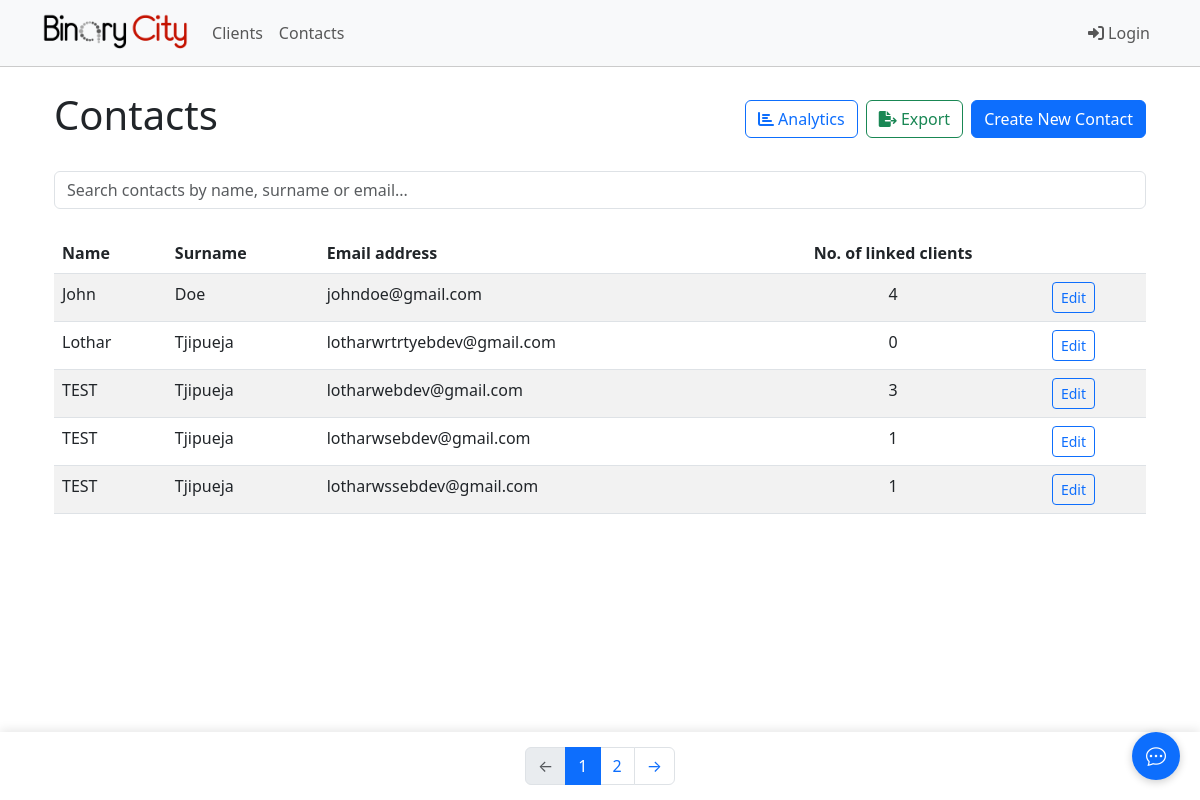
The page /contacts/ on the database as committed earlier.
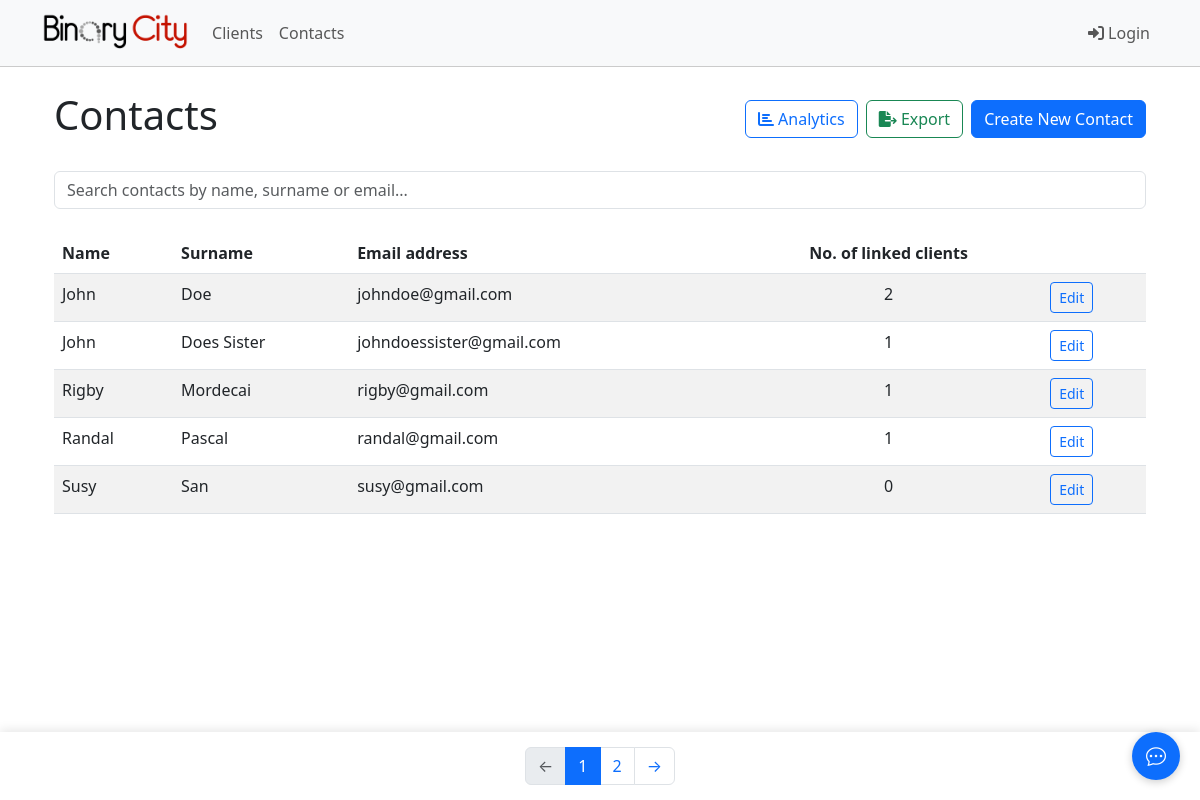
The same page on the database as committed later.
### binarycity/models.py (models this page shows, shortened)
class Contact(models.Model):
    name = models.CharField(max_length=255, db_index=True)
    surname = models.CharField(max_length=255, db_index=True)
    email = models.EmailField(unique=True, validators=[EmailValidator()], db_index=True)
    created_at = models.DateTimeField(auto_now_add=True, db_index=True)
    updated_at = models.DateTimeField(auto_now=True)
    class Meta:
        ordering = ['surname', 'name']
        indexes = [
            models.Index(fields=['surname', 'name']),
            models.Index(fields=['email']),
            models.Index(fields=['created_at']),
        ]
    def get_client_count(self):
        return self.clients.count()

### binarycity/views.py (the view)
# urls.py: path('contacts/', views.ContactListView.as_view(), name='contact_list'),
class ContactListView(ListView):
    model = Contact
    template_name = 'binarycity/contact_list.html'
    context_object_name = 'contacts'
    paginate_by = 5
    def get_context_data(self, **kwargs):
        context = super().get_context_data(**kwargs)
        context['no_contacts'] = not self.get_queryset().exists()
        return context

### binarycity/templates/binarycity/contact_list.html (shortened to what this page needs)
{% extends 'base.html' %}
{% block content %}
<div class="container">
    <div class="d-flex justify-content-between align-items-center mb-4">
        <h1>Contacts</h1>
        <div class="d-flex align-items-center gap-2">
            <button type="button" class="btn btn-outline-primary" data-bs-toggle="modal" data-bs-target="#analyticsModal">
                <i class="fas fa-chart-bar"></i>
                Analytics
            </button>
            <a href="{% url 'export_contacts' %}" class="btn btn-outline-success">
                <i class="fas fa-file-export"></i>
                Export
            </a>
            <a href="{% url 'contact_create' %}" class="btn btn-primary">Create New Contact</a>
        </div>
    </div>
    {% if no_contacts %}
        <div class="alert alert-info">
            No contact(s) found.
        </div>
    {% else %}
        <div class="mb-4">
            <input type="text" class="form-control" id="contactSearch" placeholder="Search contacts by name, surname or email...">
        </div>
        <div class="table-responsive">
            <table class="table table-striped">
                <thead>
                    <tr>
                        <th class="text-start">Name</th>
                        <th class="text-start">Surname</th>
                        <th class="text-start">Email address</th>
                        <th class="text-center">No. of linked clients</th>
                        <th></th>
                    </tr>
                </thead>
                <tbody>
                    {% for contact in contacts %}
                    <tr class="contact-row">
                        <td class="text-start contact-name">{{ contact.name }}</td>
                        <td class="text-start contact-surname">{{ contact.surname }}</td>
                        <td class="text-start contact-email">{{ contact.email }}</td>
                        <td class="text-center">{{ contact.get_client_count }}</td>
                        <td class="text-start">
                            <a href="{% url 'contact_update' pk=contact.pk %}" class="btn btn-sm btn-outline-primary">Edit</a>
                        </td>
                    </tr>
                    {% endfor %}
                </tbody>
            </table>
        </div>
        {% if is_paginated %}
        <div class="pagination-container">
            <nav aria-label="Page navigation">
                <ul class="pagination justify-content-center mb-0">
                    <li class="page-item {% if not page_obj.has_previous %}disabled{% endif %}">
                        <a class="page-link" href="{% if page_obj.has_previous %}?page={{ page_obj.previous_page_number }}{% else %}#{% endif %}" {% if not page_obj.has_previous %}tabindex="-1" aria-disabled="true"{% endif %}>
                            <span aria-hidden="true">&larr;</span>
                        </a>
                    </li>
                    {% for num in page_obj.paginator.page_range %}
                        {% if page_obj.number == num %}
                            <li class="page-item active">
                                <span class="page-link">{{ num }}</span>
                            </li>
                        {% elif num > page_obj.number|add:'-3' and num < page_obj.number|add:'3' %}
                            <li class="page-item">
                                <a class="page-link" href="?page={{ num }}">{{ num }}</a>
                            </li>
                        {% endif %}
                    {% endfor %}
                    <li class="page-item {% if not page_obj.has_next %}disabled{% endif %}">
                        <a class="page-link" href="{% if page_obj.has_next %}?page={{ page_obj.next_page_number }}{% else %}#{% endif %}" {% if not page_obj.has_next %}tabindex="-1" aria-disabled="true"{% endif %}>
                            <span aria-hidden="true">&rarr;</span>
                        </a>
                    </li>
                </ul>
            </nav>
        </div>
        {% endif %}
    {% endif %}
</div>
{% endblock %}

Rows that differ between the two databases and show on the page:
no longer on this page (row edited): Contact: name "Lothar", surname "Tjipueja", email "lotharwrtrtyebdev@gmail.com", get_client_count "0"
removed Contact: name "TEST", surname "Tjipueja", email "lotharwebdev@gmail.com", get_client_count "3"
removed Contact: name "TEST", surname "Tjipueja", email "lotharwsebdev@gmail.com", get_client_count "1"
removed Contact: name "TEST", surname "Tjipueja", email "lotharwssebdev@gmail.com", get_client_count "1"
computed for Contact "Doe": get_client_count "4" → "2"
added Contact: name "John", surname "Does Sister", email "johndoessister@gmail.com", get_client_count "1"
added Contact: name "Rigby", surname "Mordecai", email "rigby@gmail.com", get_client_count "1"
added Contact: name "Randal", surname "Pascal", email "randal@gmail.com", get_client_count "1"
added Contact: name "Susy", surname "San", email "susy@gmail.com", get_client_count "0"
